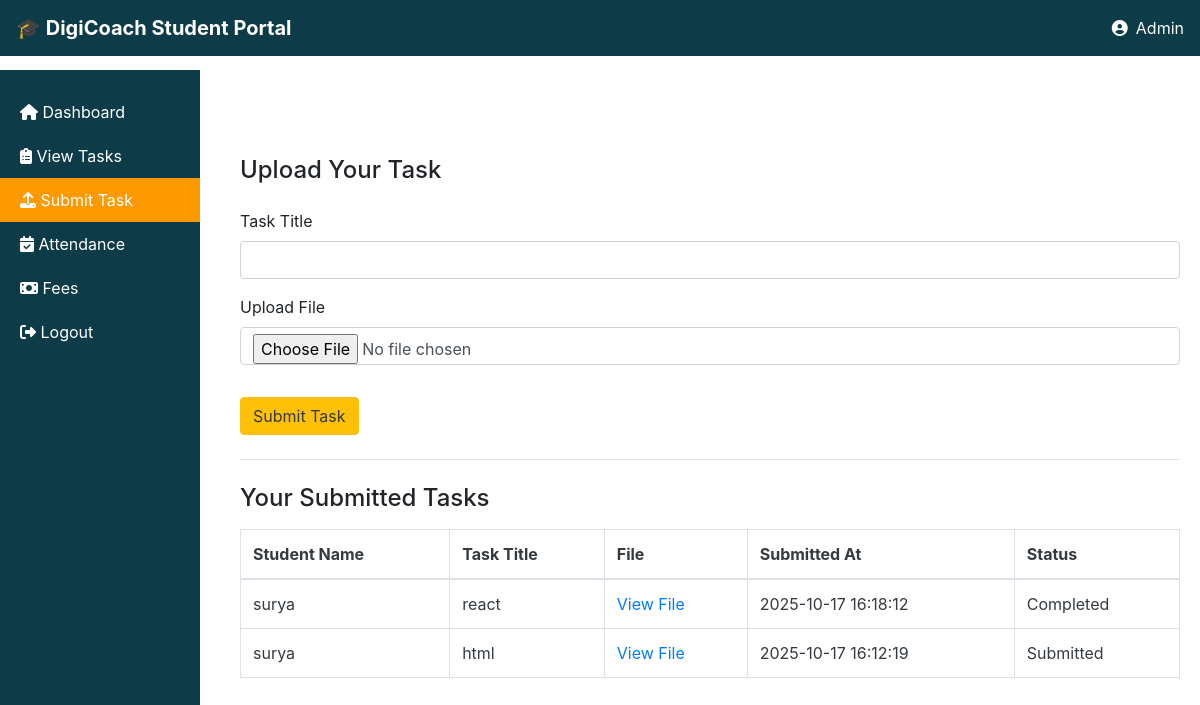
The page /student/submit_task.php (signed in) on the database its author committed.
### tables this page shows
CREATE TABLE IF NOT EXISTS `task_submissions` (
  `id` int(11) NOT NULL AUTO_INCREMENT,
  `student_id` int(11) DEFAULT NULL,
  `task_title` varchar(255) DEFAULT NULL,
  `file_path` varchar(255) DEFAULT NULL,
  `submitted_at` datetime DEFAULT NULL,
  `status` varchar(50) DEFAULT 'Submitted',
  PRIMARY KEY (`id`)
);

CREATE TABLE IF NOT EXISTS `student` (
  `id` int(11) NOT NULL AUTO_INCREMENT,
  `name` varchar(100) NOT NULL,
  `email` varchar(100) DEFAULT NULL,
  `password` varchar(255) NOT NULL,
  `course` varchar(100) DEFAULT NULL,
  PRIMARY KEY (`id`)
);

### student/submit_task.php (the view, shortened to what this page needs)
<?php
include '../db/connect.php';
$current_page = basename($_SERVER['PHP_SELF']);
$student_id = $_SESSION['user_id'];
$student_name = $_SESSION['name'];
$submitted_tasks = mysqli_query($conn, "
    SELECT ts.*, s.name AS student_name
    FROM task_submissions ts
    LEFT JOIN student s ON ts.student_id = s.id
    WHERE ts.student_id = '$student_id'
    ORDER BY ts.id DESC
");
?>
<!DOCTYPE html>
<html lang="en">
<head>
  <link rel="stylesheet" href="../assets/css/main.css">
  <link rel="stylesheet" href="https://maxcdn.bootstrapcdn.com/bootstrap/4.5.2/css/bootstrap.min.css">
  <link rel="stylesheet" href="https://cdnjs.cloudflare.com/ajax/libs/font-awesome/6.4.0/css/all.min.css">
</head>
<body>
 <nav class="navbar navbar-expand-lg d-flex justify-content-between">
    <a class="navbar-brand" href="#">🎓 DigiCoach Student Portal</a>
    <div class="user-info">
      <i class="fa-solid fa-user-circle"></i>
      <?php echo htmlspecialchars($student_name); ?>
    </div>
  </nav>
  <div class="sidebar">
    <a href="dashboard.php" class="<?php if($current_page == 'dashboard.php'){ echo 'active'; } ?>"><i class="fa-solid fa-house"></i> Dashboard</a>
    <a href="view_task.php" class="<?php if($current_page == 'view_task.php'){ echo 'active'; } ?>"><i class="fa-solid fa-clipboard-list"></i> View Tasks</a>
    <a href="submit_task.php" class="<?php if($current_page == 'submit_task.php'){ echo 'active'; } ?>"><i class="fa-solid fa-upload"></i> Submit Task</a>
    <a href="view_attendance.php" class="<?php if($current_page == 'view_attendance.php'){ echo 'active'; } ?>"><i class="fa-solid fa-calendar-check"></i> Attendance</a>
    <a href="view_fees.php" class="<?php if($current_page == 'view_fees.php'){ echo 'active'; } ?>"><i class="fa-solid fa-money-bill"></i> Fees</a>
    <a href="../index.php"><i class="fa-solid fa-right-from-bracket"></i> Logout</a>
  </div>
  <div class="content">
    <h4>Upload Your Task</h4>
    <form method="POST" enctype="multipart/form-data" class="mt-4">
      <div class="form-group">
        <label>Task Title</label>
        <input type="text" class="form-control" name="task_title" required>
      </div>
      <div class="form-group mt-3">
        <label>Upload File</label>
        <input type="file" class="form-control" name="file_upload" required>
      </div>
      <button class="btn btn-warning mt-3 text-dark fw-bold">Submit Task</button>
    </form>
    <hr class="my-4">
    <h4>Your Submitted Tasks</h4>
    <table class="table table-bordered bg-white text-dark mt-3">
      <thead>
        <tr>
          <th>Student Name</th>
          <th>Task Title</th>
          <th>File</th>
          <th>Submitted At</th>
          <th>Status</th>
        </tr>
      </thead>
      <tbody>
        <?php if(mysqli_num_rows($submitted_tasks) > 0): ?>
          <?php while($row = mysqli_fetch_assoc($submitted_tasks)): ?>
            <tr>
              <td><?= htmlspecialchars($row['student_name']); ?></td>
              <td><?= htmlspecialchars($row['task_title']); ?></td>
              <td><a href="<?= htmlspecialchars($row['file_path']); ?>" target="_blank">View File</a></td>
              <td><?= htmlspecialchars($row['submitted_at']); ?></td>
              <td><?= htmlspecialchars($row['status']); ?></td>
            </tr>
          <?php endwhile; ?>
        <?php else: ?>
          <tr><td colspan="5" class="text-center">No tasks submitted yet.</td></tr>
        <?php endif; ?>
      </tbody>
    </table>
  </div>
</body>
</html>

### assets/css/main.css (style rules this page uses)
body { background-color: #0d3b47; font-family: "Poppins", sans-serif; color: #fff; margin: 0; }
.navbar { background-color: #0d3b47; color: #fff; padding: 10px 20px; position: fixed; top: 0; left: 0; right: 0; z-index: 1000; }
.navbar .navbar-brand { color: #fff; font-weight: bold; font-size: 20px; }
.navbar .user-info { color: #fff; margin-left: auto; display: flex; align-items: center; font-size: 16px; }
.navbar .user-info i { margin-right: 8px; }
.sidebar { position: fixed; top: 70px; left: 0; width: 200px; height: calc(100% - 70px); background-color: #0d3b47; padding-top: 20px; }
.sidebar a { display: block; color: #fff; padding: 10px 20px; text-decoration: none; }
.sidebar a:hover, .sidebar a.active { background-color: #ff9900; color: #fff; }
.content { margin-left: 220px; padding: 20px; margin-top: 80px; }

### rows shown on the page
task_submissions: student.name "surya", task_title "react", submitted_at "2025-10-17 16:18:12", status "Completed"
task_submissions: student.name "surya", task_title "html", submitted_at "2025-10-17 16:12:19", status "Submitted"

### other values the page prints
$student_name "Admin"
